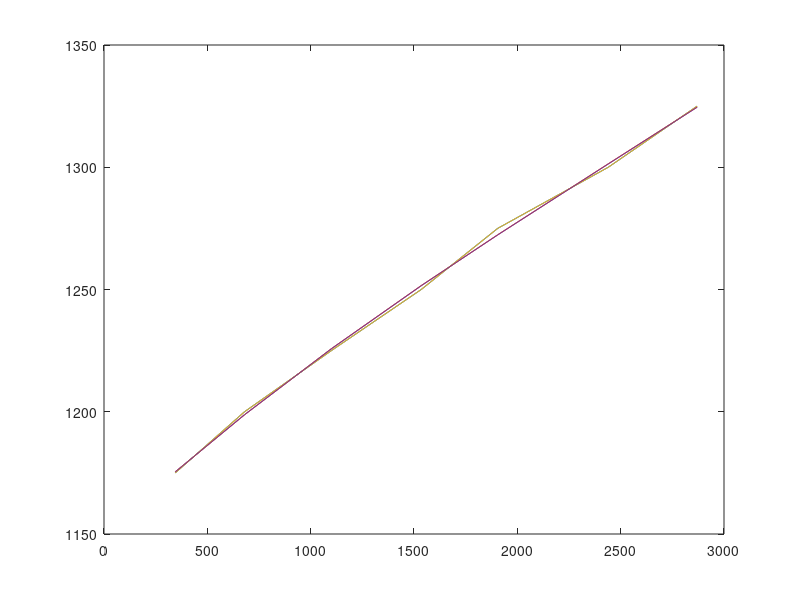

Reproduce this figure in MATLAB.
y=[1175,1200,1225,1250,1275,1300,1325]
x=[345,275+405,275+825,275+1260,275+1630,275+55+2110,275+2210+385]
p=polyfit(x,y,3)
yi=polyval(p,x)
plot(x,y)
hold on 
plot(x,yi)
y2=0.000000001387*x.^3-0.000010265*x.^2+0.0791*x+1149.3
plot(x,y,x,y2)